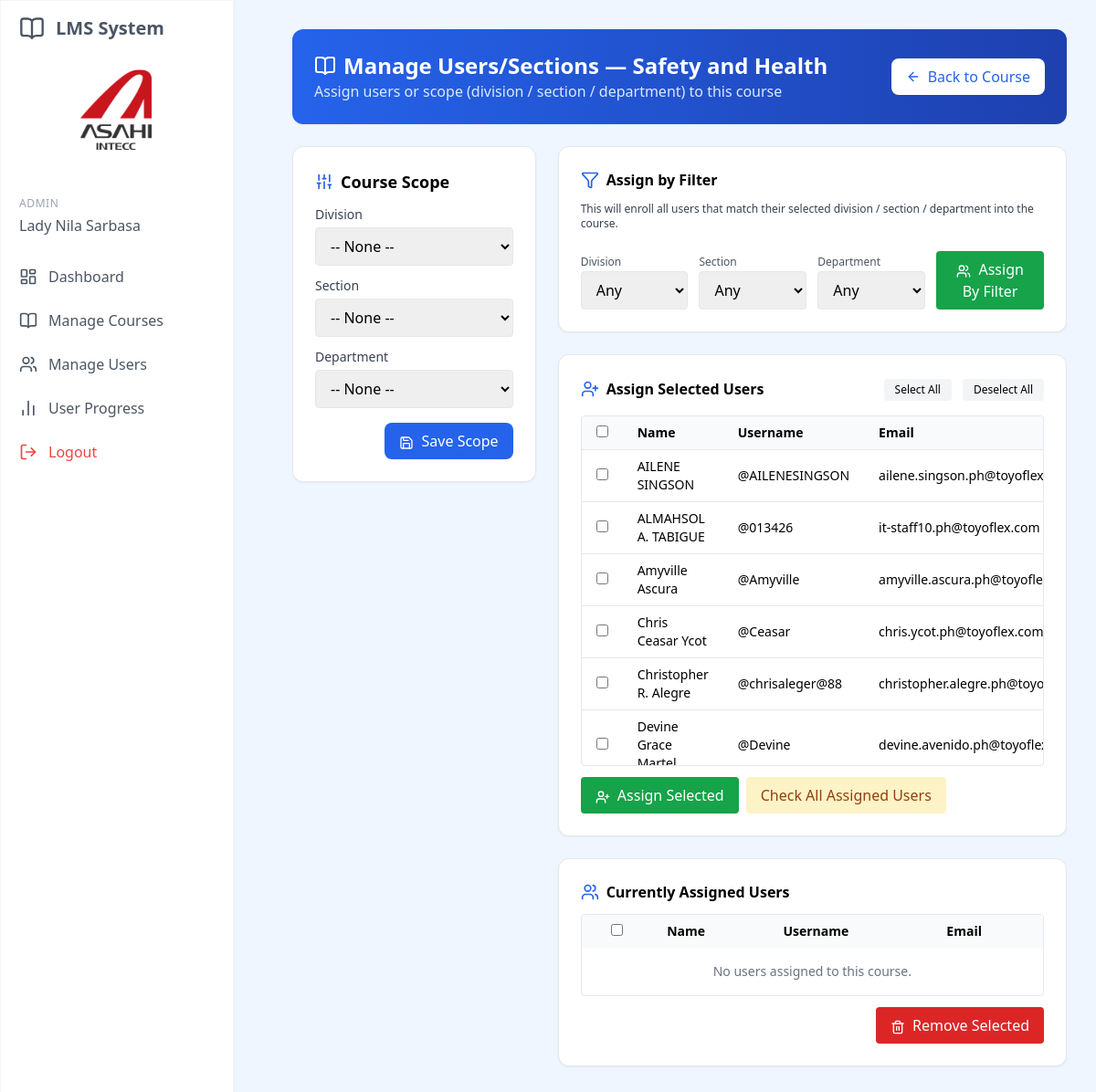
Page /manage_all_users.php?course_id=304 (signed in) on the earlier database version.
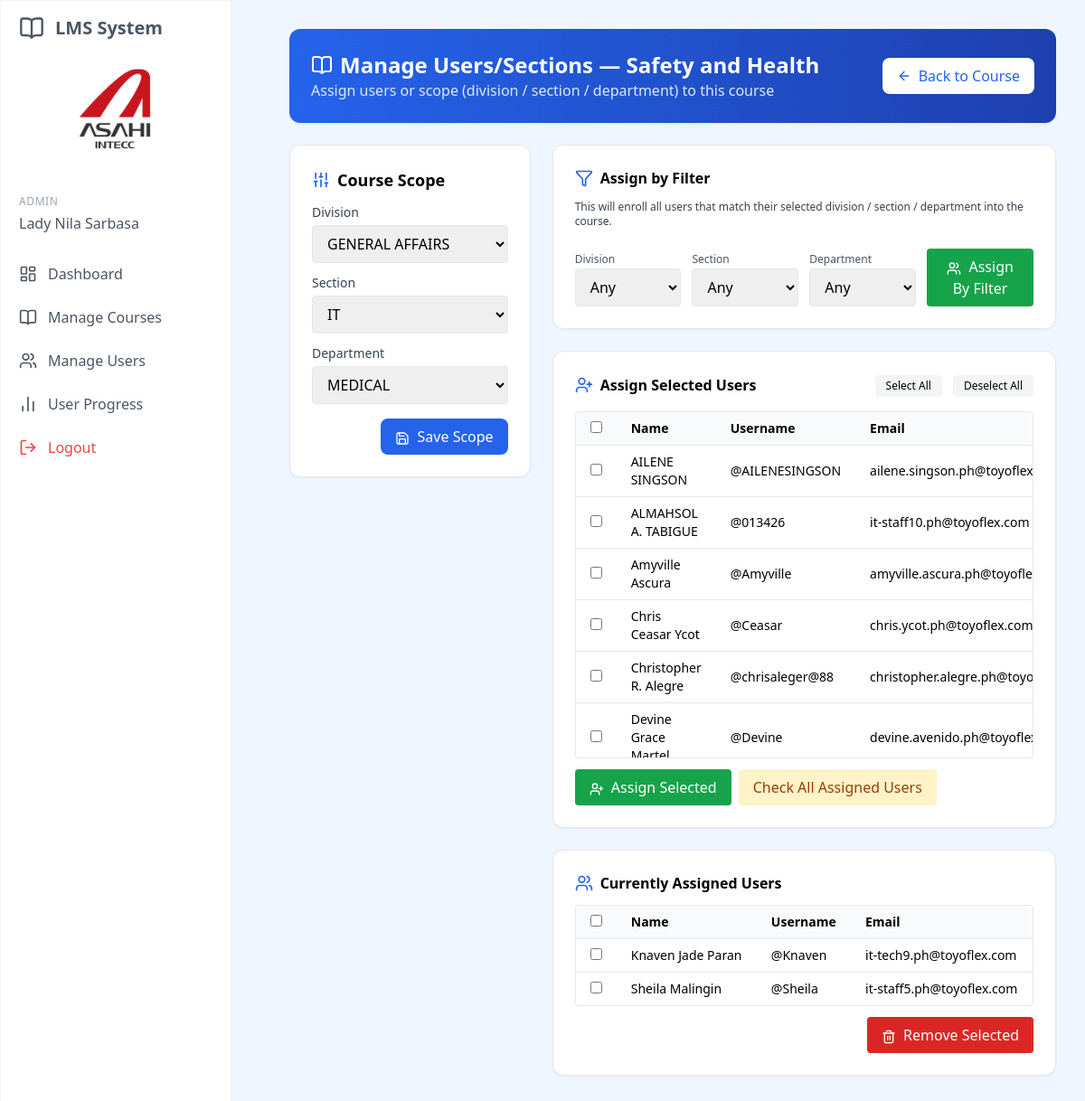
Same page on the later database version.
### tables this page shows
CREATE TABLE `users` (
  `id` int(11) NOT NULL,
  `username` varchar(50) NOT NULL,
  `full_name` varchar(100) NOT NULL,
  `password` varchar(255) NOT NULL,
  `email` varchar(100) NOT NULL,
  `role` enum('admin','user','super_admin') DEFAULT 'user',
  `department` tinyint(11) UNSIGNED DEFAULT NULL,
  `division` tinyint(11) UNSIGNED DEFAULT NULL,
  `position` tinyint(11) UNSIGNED DEFAULT NULL,
  `section` tinyint(11) UNSIGNED DEFAULT NULL,
  `company_group` tinyint(11) UNSIGNED DEFAULT NULL,
  `created_at` timestamp NULL DEFAULT current_timestamp(),
  `updated_at` timestamp NULL DEFAULT current_timestamp() ON UPDATE current_timestamp(),
  `active` tinyint(1) NOT NULL DEFAULT 0
);

CREATE TABLE `courses` (
  `id` int(11) NOT NULL,
  `title` varchar(100) NOT NULL,
  `description` text DEFAULT NULL,
  `department` int(10) DEFAULT NULL,
  `division` int(10) DEFAULT NULL,
  `section` int(10) DEFAULT NULL,
  `company_group` tinyint(11) DEFAULT NULL,
  `position` tinyint(11) DEFAULT NULL,
  `group_id` int(11) DEFAULT NULL,
  `created_by` int(11) DEFAULT NULL,
  `has_video` int(11) DEFAULT 0,
  `created_at` timestamp NULL DEFAULT current_timestamp(),
  `updated_at` timestamp NULL DEFAULT current_timestamp() ON UPDATE current_timestamp(),
  `is_final` tinyint(1) NOT NULL DEFAULT 0,
  `removed` tinyint(1) NOT NULL DEFAULT 0
);

CREATE TABLE `division` (
  `Id` int(11) NOT NULL,
  `name` varchar(100) NOT NULL,
  `removed` tinyint(1) NOT NULL DEFAULT 0
);

CREATE TABLE `section` (
  `Id` int(11) NOT NULL,
  `name` varchar(100) NOT NULL,
  `removed` tinyint(1) NOT NULL DEFAULT 0
);

CREATE TABLE `department` (
  `id` int(11) NOT NULL,
  `Name` varchar(100) NOT NULL,
  `removed` tinyint(1) NOT NULL DEFAULT 0
);

CREATE TABLE `user_courses` (
  `id` int(11) NOT NULL,
  `course_id` int(11) NOT NULL,
  `user_id` int(11) NOT NULL,
  `created_date` timestamp NULL DEFAULT current_timestamp(),
  `updated_date` timestamp NULL DEFAULT current_timestamp() ON UPDATE current_timestamp(),
  `removed` tinyint(1) NOT NULL DEFAULT 0
);

### web/manage_all_users.php (the view, shortened to what the changed rows need)
<?php
require_once '../config.php';
$course_id = isset($_GET['course_id']) ? (int) $_GET['course_id'] : 0;
$course_stmt = $conn->prepare("SELECT id, title, department, division, section FROM courses WHERE id = ? LIMIT 1");
$course_stmt->bind_param("i", $course_id);
$course_stmt->execute();
$course = $course_stmt->get_result()->fetch_assoc();
$users_result = $conn->query("SELECT id, full_name, username, email FROM users WHERE role = 'user' OR role = 'admin' ORDER BY full_name");
$all_users = $users_result ? $users_result->fetch_all(MYSQLI_ASSOC) : [];
$divisions_result = $conn->query("SELECT Id AS id, name FROM division ORDER BY name");
$divisions = $divisions_result ? $divisions_result->fetch_all(MYSQLI_ASSOC) : [];
$sections_result = $conn->query("SELECT Id AS id, name FROM section ORDER BY name");
$sections = $sections_result ? $sections_result->fetch_all(MYSQLI_ASSOC) : [];
$departments_result = $conn->query("SELECT id, Name AS name FROM department ORDER BY Name");
$departments = $departments_result ? $departments_result->fetch_all(MYSQLI_ASSOC) : [];
$assigned_users_stmt = $conn->prepare("
    SELECT uc.user_id, u.full_name, u.username, u.email
    FROM user_courses uc
    JOIN users u ON uc.user_id = u.id
    WHERE uc.course_id = ? AND uc.removed = 0
    ORDER BY u.full_name
");
$assigned_users_stmt->bind_param("i", $course_id);
$assigned_users_stmt->execute();
$assigned_users = $assigned_users_stmt->get_result()->fetch_all(MYSQLI_ASSOC);
?>
<!DOCTYPE html>
<html lang="en">
<head>
    <script src="https://cdn.tailwindcss.com"></script>
</head>
<body class="bg-blue-50">
<div class="p-8 sm:ml-72">
    <div class="container mx-auto">
        <div class="bg-gradient-to-r from-blue-600 to-blue-800 rounded-xl p-6 mb-6 shadow-sm flex justify-between items-center">
            <div>
                <h1 class="text-2xl text-white font-bold flex items-center gap-2">
                    <i data-lucide="book-open" class="w-6 h-6"></i>
                    Manage Users/Sections — <?php echo htmlspecialchars($course['title']); ?>
                </h1>
                <p class="text-blue-100">Assign users or scope (division / section / department) to this course</p>
            </div>
        </div>
        <div class="grid grid-cols-1 lg:grid-cols-3 gap-6">
            <div class="lg:col-span-1">
                <div class="bg-white rounded-xl border border-gray-200 p-6 shadow-sm">
                    <h2 class="text-lg font-semibold mb-3 flex items-center gap-2"><i data-lucide="sliders" class="w-5 h-5 text-blue-600"></i> Course Scope</h2>
                    <form method="POST" action="">
                        <div class="mb-3">
                            <label class="block text-sm font-medium text-gray-700 mb-1">Division</label>
                            <select name="division" class="w-full border rounded px-3 py-2">
                                <option value="">-- None --</option>
                                <?php foreach ($divisions as $d): ?>
                                    <option value="<?php echo (int)$d['id']; ?>" <?php echo ($course['division'] == $d['id']) ? 'selected' : ''; ?>>
                                        <?php echo htmlspecialchars($d['name']); ?>
                                    </option>
                                <?php endforeach; ?>
                            </select>
                        </div>
                        <div class="mb-3">
                            <label class="block text-sm font-medium text-gray-700 mb-1">Section</label>
                            <select name="section" class="w-full border rounded px-3 py-2">
                                <option value="">-- None --</option>
                                <?php foreach ($sections as $s): ?>
                                    <option value="<?php echo (int)$s['id']; ?>" <?php echo ($course['section'] == $s['id']) ? 'selected' : ''; ?>>
                                        <?php echo htmlspecialchars($s['name']); ?>
                                    </option>
                                <?php endforeach; ?>
                            </select>
                        </div>
                        <div class="mb-4">
                            <label class="block text-sm font-medium text-gray-700 mb-1">Department</label>
                            <select name="department" class="w-full border rounded px-3 py-2">
                                <option value="">-- None --</option>
                                <?php foreach ($departments as $dep): ?>
                                    <option value="<?php echo (int)$dep['id']; ?>" <?php echo ($course['department'] == $dep['id']) ? 'selected' : ''; ?>>
                                        <?php echo htmlspecialchars($dep['name']); ?>
                                    </option>
                                <?php endforeach; ?>
                            </select>
                        </div>
                    </form>
                </div>
            </div>
            <div class="lg:col-span-2 space-y-6">
                <div class="bg-white rounded-xl border border-gray-200 p-6 shadow-sm">
                    <form method="POST" action="">
                        <div class="overflow-x-auto max-h-96 overflow-y-auto border rounded">
                            <table class="w-full text-sm">
                                <thead class="bg-gray-50 sticky top-0">
                                    <tr>
                                        <th class="px-4 py-2"><input type="checkbox" id="masterCheckbox"></th>
                                        <th class="px-4 py-2 text-left">Name</th>
                                        <th class="px-4 py-2 text-left">Username</th>
                                        <th class="px-4 py-2 text-left">Email</th>
                                    </tr>
                                </thead>
                                <tbody>
                                    <?php if (empty($all_users)): ?>
                                        <tr><td colspan="4" class="p-4 text-center text-gray-500">No users found.</td></tr>
                                    <?php else: ?>
                                        <?php foreach ($all_users as $u):
                                        ?>
                                            <tr class="border-t hover:bg-blue-50">
                                                <td class="px-4 py-2 text-center">
                                                    <input type="checkbox" name="selected_user[]" value="<?php echo (int)$u['id']; ?>" class="row-checkbox">
                                                </td>
                                                <td class="px-4 py-2"><?php echo htmlspecialchars($u['full_name']); ?></td>
                                                <td class="px-4 py-2">@<?php echo htmlspecialchars($u['username']); ?></td>
                                                <td class="px-4 py-2"><?php echo htmlspecialchars($u['email']); ?></td>
                                            </tr>
                                        <?php endforeach; ?>
                                    <?php endif; ?>
                                </tbody>
                            </table>
                        </div>
                    </form>
                </div>
                <div class="bg-white rounded-xl border border-gray-200 p-6 shadow-sm">
                    <form method="POST" action="">
                        <div class="overflow-auto max-h-64 border rounded">
                            <table class="w-full text-sm">
                                <thead class="bg-gray-50">
                                    <tr>
                                        <th class="px-4 py-2"><input type="checkbox" id="masterRemoveCheckbox"></th>
                                        <th class="px-4 py-2 text-left">Name</th>
                                        <th class="px-4 py-2 text-left">Username</th>
                                        <th class="px-4 py-2 text-left">Email</th>
                                    </tr>
                                </thead>
                                <tbody>
                                    <?php if (empty($assigned_users)): ?>
                                        <tr><td colspan="4" class="p-4 text-center text-gray-500">No users assigned to this course.</td></tr>
                                    <?php else: ?>
                                        <?php foreach ($assigned_users as $au): ?>
                                            <tr class="border-t hover:bg-blue-50">
                                                <td class="px-4 py-2 text-center">
                                                    <input type="checkbox" name="selected_user_remove[]" value="<?php echo (int)$au['user_id']; ?>" class="row-remove-checkbox">
                                                </td>
                                                <td class="px-4 py-2"><?php echo htmlspecialchars($au['full_name']); ?></td>
                                                <td class="px-4 py-2">@<?php echo htmlspecialchars($au['username']); ?></td>
                                                <td class="px-4 py-2"><?php echo htmlspecialchars($au['email']); ?></td>
                                            </tr>
                                        <?php endforeach; ?>
                                    <?php endif; ?>
                                </tbody>
                            </table>
                        </div>
                    </form>
                </div>
            </div>
        </div>
    </div>
</div>
</body>
</html>

Differences in the rows shown:
changed courses "Safety and Health": division (not shown) → "GENERAL AFFAIRS"; section (not shown) → "IT"; department (not shown) → "MEDICAL"
added user_courses: user.full_name "Knaven Jade Paran", user.username "Knaven", user.email "it-tech9.ph@toyoflex.com"
added user_courses: user.full_name "Sheila Malingin", user.username "Sheila", user.email "it-staff5.ph@toyoflex.com"
Other differences:
form field division: "-- None --" → (not shown)
form field section: "-- None --" → (not shown)
form field department: "-- None --" → (not shown)
text no longer shown: "No users assigned to this course."
